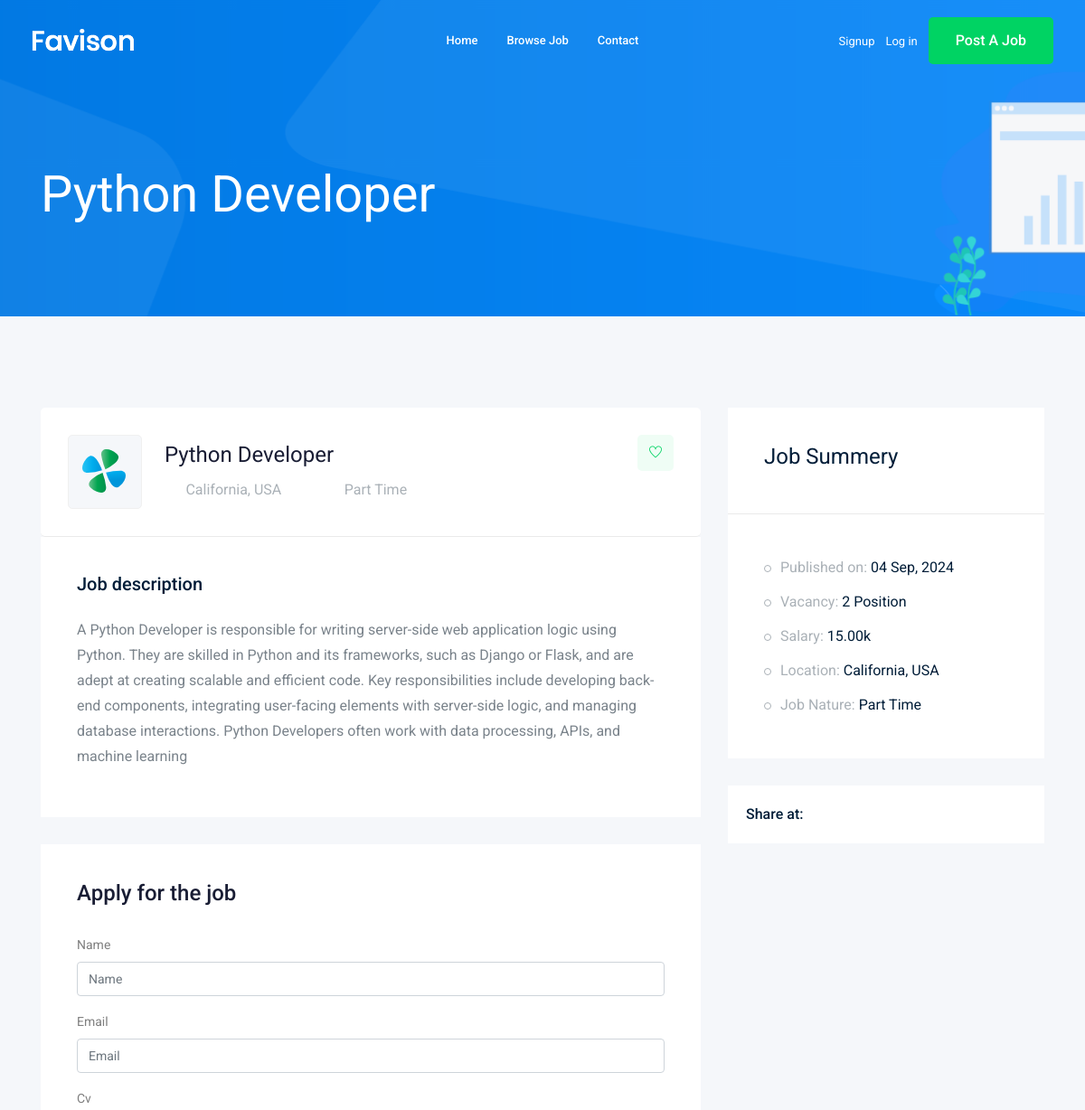
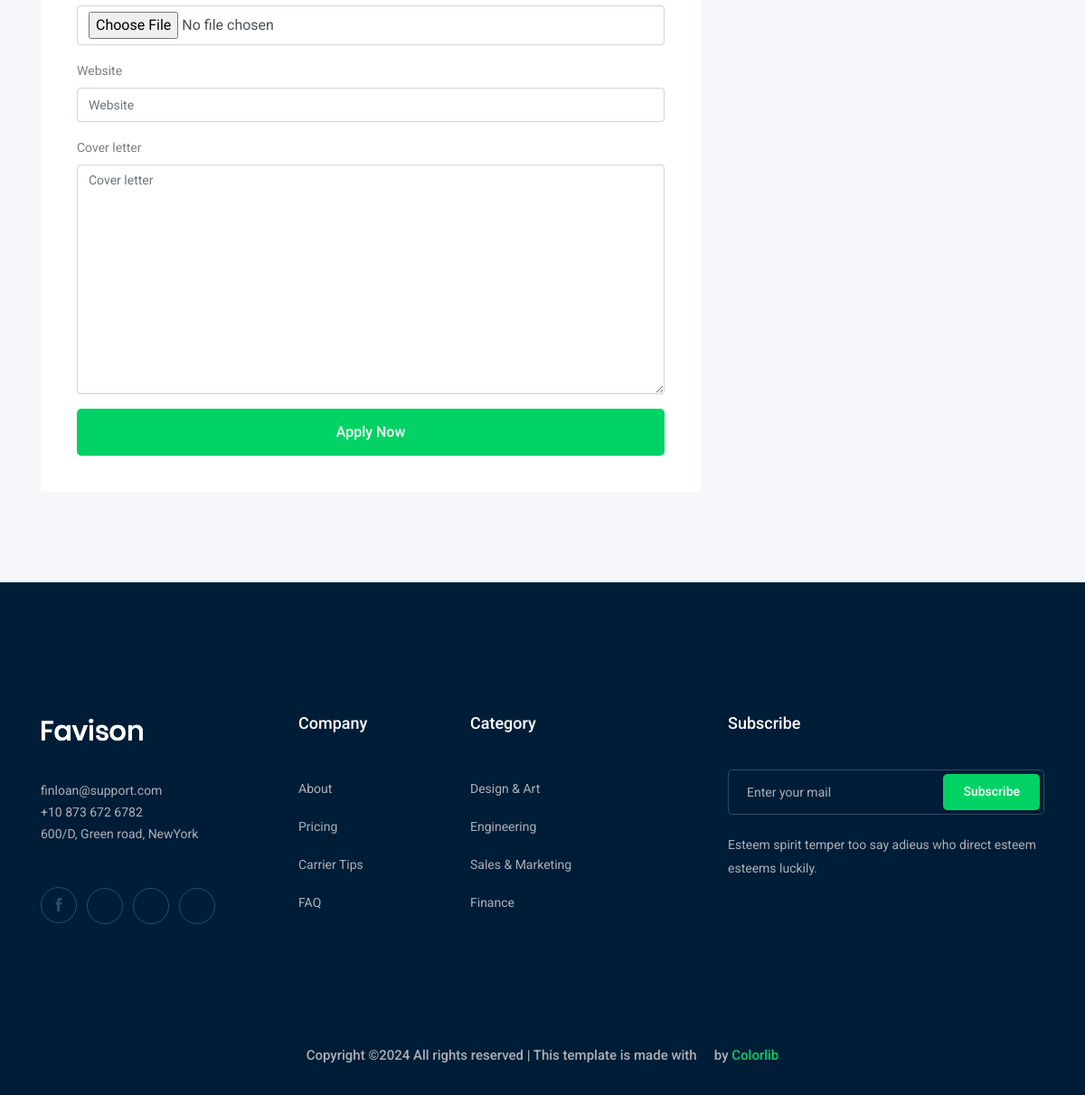
Screenshot of /jobs/python-developer with the database file from the repository (2 pictures, top to bottom).
### job/models.py (models this page shows, shortened)
class Job(models.Model):
    owner= models.ForeignKey(User,related_name='job_owner',on_delete=models.CASCADE)
    title = models.CharField(max_length=50)
    job_type = models.CharField(max_length=15, choices=JOB_TYPE)
    description = models.TextField()
    publishAt = models.DateTimeField(auto_now=True)
    vacancy = models.IntegerField(default=1)
    salary = models.DecimalField(max_digits=10, decimal_places=2)
    category = models.ForeignKey('Category', on_delete=models.CASCADE)
    experience = models.IntegerField(default=1)
    gender = models.CharField(max_length=10, choices=GENDER_TYPE)
    image = models.ImageField(upload_to=image_upload)
    slug = models.SlugField(null=True, blank=True)

### job/views.py (the view)
# urls.py: path('<str:slug>' , views.job_detail , name="job_detail"),
def job_detail(request, slug):
    job_details = get_object_or_404(Job, slug=slug)
    if request.method == "POST":
        form = ApplyForm(request.POST , request.FILES)
        if form.is_valid():
           myform= form.save(commit=False)
           myform.job = job_details
           myform.save()
    else:
        form = ApplyForm()
    context = {
        "job": job_details,
        "form": form
    }
    return render(request, 'job/job_detail.html', context)

### job/form.py
class ApplyForm(forms.ModelForm):
    class Meta:
        model = Apply
        fields = ['name', 'email', 'cv', 'website', 'cover_letter']

### job/templates/job/job_detail.html (shortened to what this page needs)
{% extends 'base.html' %}
{%  load bootstrap4 %}
{% block body %}
    <div class="bradcam_area bradcam_bg_1">
        <div class="container">
            <div class="row">
                <div class="col-xl-12">
                    <div class="bradcam_text">
                        <h3>{{ job.title }}</h3>
                    </div>
                </div>
            </div>
        </div>
    </div>
    <div class="job_details_area">
        <div class="container">
            <div class="row">
                <div class="col-lg-8">
                    <div class="job_details_header">
                        <div class="single_jobs white-bg d-flex justify-content-between">
                            <div class="jobs_left d-flex align-items-center">
                                <div class="thumb">
                                    <img src="img/svg_icon/1.svg" alt="">
                                </div>
                                <div class="jobs_conetent">
                                    <a href="#"><h4>{{ job.title }}</h4></a>
                                    <div class="links_locat d-flex align-items-center">
                                        <div class="location">
                                            <p> <i class="fa fa-map-marker"></i> California, USA</p>
                                        </div>
                                        <div class="location">
                                            <p> <i class="fa fa-clock-o"></i>{{ job.job_type }}</p>
                                        </div>
                                    </div>
                                </div>
                            </div>
                            <div class="jobs_right">
                                <div class="apply_now">
                                    <a class="heart_mark" href="#"> <i class="ti-heart"></i> </a>
                                </div>
                            </div>
                        </div>
                    </div>
                    <div class="descript_wrap white-bg">
                        <div class="single_wrap">
                            <h4>Job description</h4>
                            <p>{{ job.description }}</p>
                        </div>
                    </div>
                    <div class="apply_job_form white-bg">
                        <h4>Apply for the job</h4>
                        <form action="#" method="POST" enctype='multipart/form-data'>
                            {% bootstrap_form form %}
                        <button class="boxed-btn3 w-100" type="submit">Apply Now</button>
                        </form>
                    </div>
                </div>
                <div class="col-lg-4">
                    <div class="job_sumary">
                        <div class="summery_header">
                            <h3>Job Summery</h3>
                        </div>
                        <div class="job_content">
                            <ul>
                                <li>Published on: <span>{{ job.publishAt | date:"d M, o" }}</span></li>
                                <li>Vacancy: <span>{{ job.vacancy }} Position</span></li>
                                <li>Salary: <span>{{ job.salary }}k</span></li>
                                <li>Location: <span>California, USA</span></li>
                                <li>Job Nature: <span>{{ job.job_type }}</span></li>
                            </ul>
                        </div>
                    </div>
                    <div class="share_wrap d-flex">
                        <span>Share at:</span>
                        <ul>
                            <li><a href="#"> <i class="fa fa-facebook"></i></a> </li>
                            <li><a href="#"> <i class="fa fa-google-plus"></i></a> </li>
                            <li><a href="#"> <i class="fa fa-twitter"></i></a> </li>
                            <li><a href="#"> <i class="fa fa-envelope"></i></a> </li>
                        </ul>
                    </div>
                    <div class="job_location_wrap">
                        <div class="job_lok_inner">
                            <div id="map" style="height: 200px;"></div>
                          </div>
                    </div>
                </div>
            </div>
        </div>
    </div>
{% endblock body %}

### rows the page displays
Job: title "Python Developer", job_type "Part Time", description "A Python Developer is responsible for writing server-side web application logic using Python. They are skilled in Python and its frameworks, such as Django or Flask, and are adept at creating scalable and efficient code. Key responsibilities include developing back-end components, integrating user-facing elements with server-side logic, and managing database interactions. Python Developers often work with data processing, APIs, and machine learning", publishAt "04 Sep, 2024", vacancy "2", salary "15.00"
